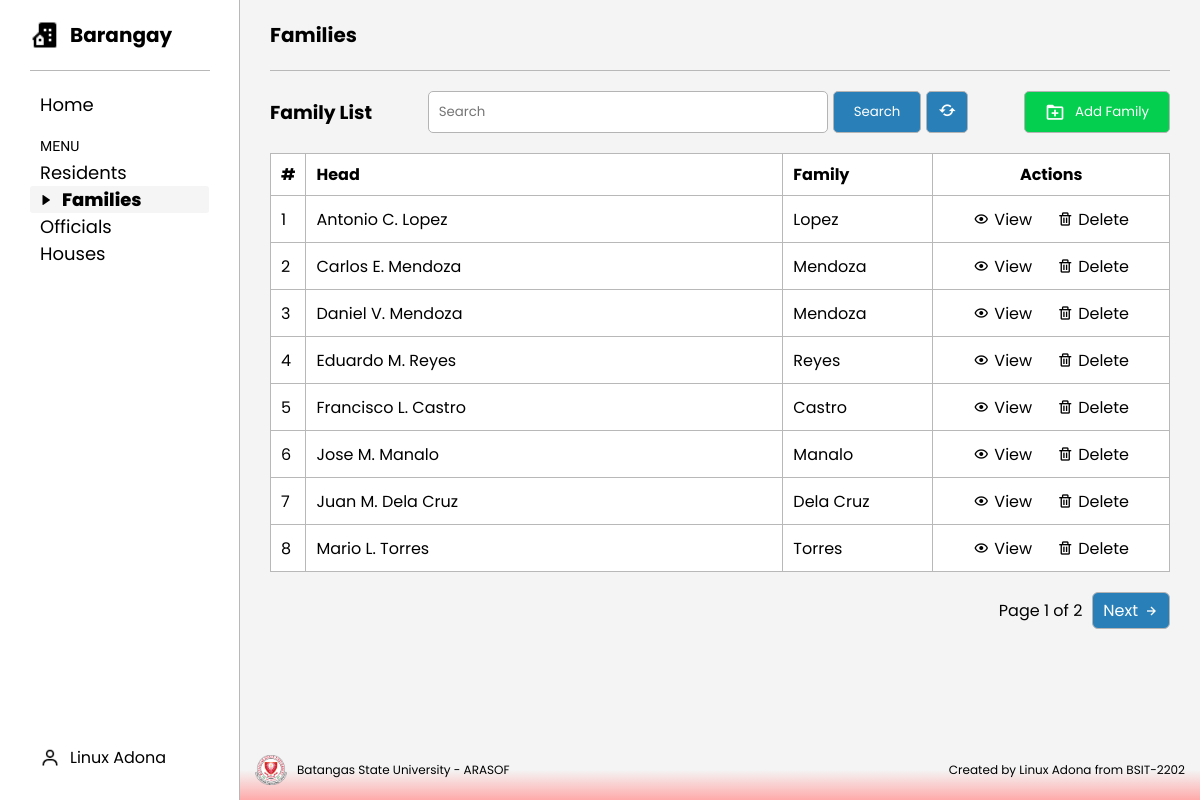
Page /families-page/families.php on the committed database.
### tables this page shows
CREATE TABLE `resident` (
  `resident_id` int(11) NOT NULL,
  `first_name` varchar(50) DEFAULT NULL,
  `middle_name` varchar(50) DEFAULT NULL,
  `last_name` varchar(50) DEFAULT NULL,
  `gender` enum('Male','Female') DEFAULT NULL,
  `date_of_birth` date DEFAULT NULL,
  `contact_number` varchar(11) NOT NULL,
  `family_id` int(11) DEFAULT NULL
);

CREATE TABLE `family` (
  `family_id` int(11) NOT NULL,
  `family_name` varchar(100) DEFAULT NULL,
  `address_id` int(11) DEFAULT NULL
);

### brgy_management/tables/families_info/family_table.php (the view, shortened to what this page needs)
<?php
$search = isset($_GET['search']) ? $_GET['search'] : '';
$page = isset($_GET['page']) ? (int)$_GET['page'] : 1;
$limit = 8;
$offset = ($page - 1) * $limit;
$totalFamiliesQuery = "SELECT COUNT(*) as count FROM family f
                        JOIN family_head fh ON fh.family_id = f.family_id
                        JOIN resident r ON r.resident_id = fh.resident_id
                        WHERE f.family_name LIKE '%$search%' OR r.first_name LIKE '%$search%' OR r.last_name LIKE '%$search%'";
$totalFamiliesResult = $conn->query($totalFamiliesQuery);
$totalFamilies = $totalFamiliesResult->fetch_assoc()['count'];
$totalPages = ceil($totalFamilies / $limit);
$sql = "SELECT f.family_id, f.family_name, r.first_name, r.middle_name, r.last_name
        FROM family f
        JOIN family_head fh ON fh.family_id = f.family_id
        JOIN resident r ON r.resident_id = fh.resident_id
        WHERE f.family_name LIKE '%$search%' OR r.first_name LIKE '%$search%' OR r.last_name LIKE '%$search%'
        ORDER BY r.first_name, r.last_name ASC
        LIMIT $limit OFFSET $offset";
$result = $conn->query($sql);
$counter = $offset + 1;
if ($result->num_rows > 0) {
    while ($row = $result->fetch_assoc()) {
        $to_string = "<tr>
                        <td>" . $counter++ . "</td>
                        <td>" . $row['first_name'] . " " . substr($row['middle_name'], 0, 1) . ". " . $row['last_name'] . "</td>
                        <td>" . $row['family_name'] . "</td>
                        <td>
                            <div class='actions'>
                                <a href='view_family.php?id=" . $row['family_id'] . "' class='view-link'>
                                    <div class='bx-action'>
                                        <i class='bx bx-show' ></i>
                                        <p>View</p>
                                    </div>
                                </a>
                                <form action='delete_family.php' method='POST' style='display:inline;'>
                                    <input type='hidden' name='id' value='" . $row['family_id'] . "'>
                                    <button type='submit' class='delete-link'>
                                        <div class='bx-action'>
                                            <i class='bx bx-trash' ></i>
                                            <p>Delete</p>
                                        </div>
                                    </button>
                                </form>
                            </div>
                        </td>
                    </tr>";
        echo $to_string;
    }
} else {
    echo "<tr><td colspan='4'>No families found.</td></tr>";
}
echo "</tbody></table>";
echo "<div class='pagination'>";
echo " Page " . $page . " of " . $totalPages . " ";
if ($page < $totalPages) {
    echo "<a href='?page=" . ($page + 1) . "&search=" . urlencode($search) . "'><p>Next</p><i class='bx bx-right-arrow-alt'></i></a>";
}
echo "</div>";

### styles/families/families.css (style rules this page uses)
.pagination { display: flex; gap: 10px; align-items: center; width: max-content; margin-left: auto; }
.pagination a { display: flex; align-items: center; gap: 5px; text-decoration: none; color: #fff; background-color: #2980b9; padding: 5px 10px; border: 1px solid #b4b4b4; border-radius: 6px; transition: all 0.2s ease; }
table, th, td { border: 1px solid #ddd; }
th, td { padding: 8px 10px; text-align: left; background-color: #fff; border: 1px solid #b8b8b8; }
td { white-space: nowrap; }
th:nth-child(2), td:nth-child(2) { width: auto; }
th:nth-child(3), td:nth-child(3) { width: 150px; }
th:nth-child(1), td:nth-child(1), th:nth-child(4), td:nth-child(4) { width: 1%; }
.actions { display: flex; align-items: center; justify-content: center; gap: 5px; height: 30px; padding: 0 20px; }
.actions form button { cursor: pointer; border: none; border-radius: 4px; font-size: 16px; background-color: white; }
.actions a { text-decoration: none; color: inherit; }
.bx-action { display: flex; gap: 5px; align-items: center; padding: 5px 10px; border-radius: 4px; transition: all 0.2s ease; }

### styles/style.css (style rules this page uses)
* { margin: 0; padding: 0; box-sizing: border-box; font-family: 'Poppins', sans-serif; }
body { height: 100vh; background: #f4f4f4; overflow: auto; }

### rows in the picture
resident: first_name "Antonio", middle_name "C", last_name "Lopez", family.family_name "Lopez"
resident: first_name "Carlos", middle_name "E", last_name "Mendoza", family.family_name "Mendoza"
resident: first_name "Daniel", middle_name "V", last_name "Mendoza", family.family_name "Mendoza"
resident: first_name "Eduardo", middle_name "M", last_name "Reyes", family.family_name "Reyes"
resident: first_name "Francisco", middle_name "L", last_name "Castro", family.family_name "Castro"
resident: first_name "Jose", middle_name "M", last_name "Manalo", family.family_name "Manalo"
resident: first_name "Juan", middle_name "M", last_name "Dela Cruz", family.family_name "Dela Cruz"
resident: first_name "Mario", middle_name "L", last_name "Torres", family.family_name "Torres"

### other values in the picture
$page "1"
$totalPages "2"
